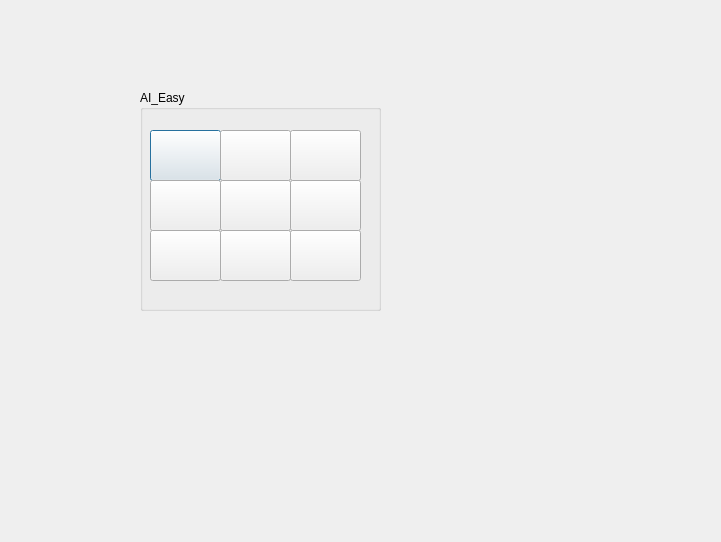
<?xml version="1.0" encoding="UTF-8"?>
<ui version="4.0">
 <class>aihard</class>
 <widget class="QDialog" name="aihard">
  <property name="geometry">
   <rect>
    <x>0</x>
    <y>0</y>
    <width>721</width>
    <height>542</height>
   </rect>
  </property>
  <property name="windowTitle">
   <string>Dialog</string>
  </property>
  <widget class="QGroupBox" name="groupBox">
   <property name="geometry">
    <rect>
     <x>140</x>
     <y>90</y>
     <width>241</width>
     <height>221</height>
    </rect>
   </property>
   <property name="title">
    <string>AI_Easy</string>
   </property>
   <widget class="QPushButton" name="pushButton">
    <property name="geometry">
     <rect>
      <x>10</x>
      <y>40</y>
      <width>71</width>
      <height>51</height>
     </rect>
    </property>
    <property name="text">
     <string/>
    </property>
   </widget>
   <widget class="QPushButton" name="pushButton_2">
    <property name="geometry">
     <rect>
      <x>80</x>
      <y>40</y>
      <width>71</width>
      <height>51</height>
     </rect>
    </property>
    <property name="text">
     <string/>
    </property>
   </widget>
   <widget class="QPushButton" name="pushButton_3">
    <property name="geometry">
     <rect>
      <x>150</x>
      <y>40</y>
      <width>71</width>
      <height>51</height>
     </rect>
    </property>
    <property name="text">
     <string/>
    </property>
   </widget>
   <widget class="QPushButton" name="pushButton_4">
    <property name="geometry">
     <rect>
      <x>10</x>
      <y>90</y>
      <width>71</width>
      <height>51</height>
     </rect>
    </property>
    <property name="text">
     <string/>
    </property>
   </widget>
   <widget class="QPushButton" name="pushButton_5">
    <property name="geometry">
     <rect>
      <x>80</x>
      <y>90</y>
      <width>71</width>
      <height>51</height>
     </rect>
    </property>
    <property name="text">
     <string/>
    </property>
   </widget>
   <widget class="QPushButton" name="pushButton_6">
    <property name="geometry">
     <rect>
      <x>150</x>
      <y>90</y>
      <width>71</width>
      <height>51</height>
     </rect>
    </property>
    <property name="text">
     <string/>
    </property>
   </widget>
   <widget class="QPushButton" name="pushButton_7">
    <property name="geometry">
     <rect>
      <x>10</x>
      <y>140</y>
      <width>71</width>
      <height>51</height>
     </rect>
    </property>
    <property name="text">
     <string/>
    </property>
   </widget>
   <widget class="QPushButton" name="pushButton_8">
    <property name="geometry">
     <rect>
      <x>80</x>
      <y>140</y>
      <width>71</width>
      <height>51</height>
     </rect>
    </property>
    <property name="text">
     <string/>
    </property>
   </widget>
   <widget class="QPushButton" name="pushButton_9">
    <property name="geometry">
     <rect>
      <x>150</x>
      <y>140</y>
      <width>71</width>
      <height>51</height>
     </rect>
    </property>
    <property name="text">
     <string/>
    </property>
   </widget>
  </widget>
 </widget>
 <resources/>
 <connections/>
</ui>
